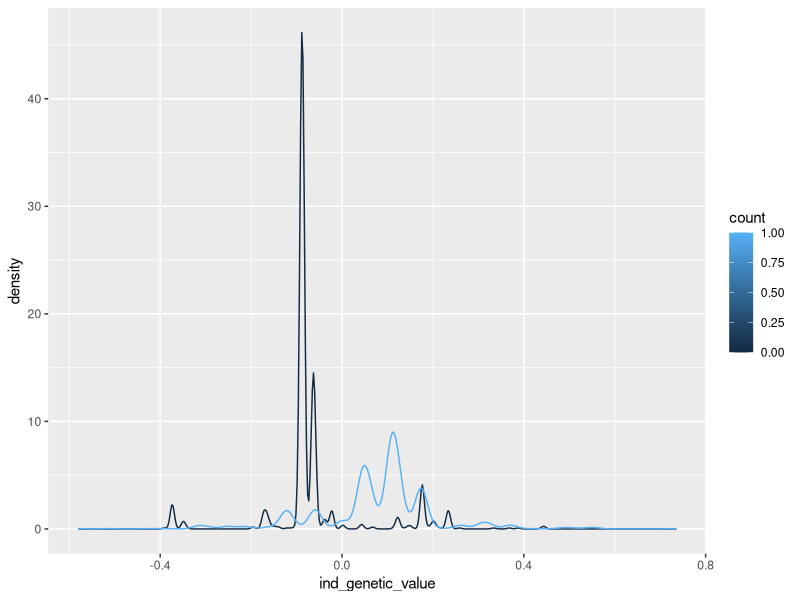
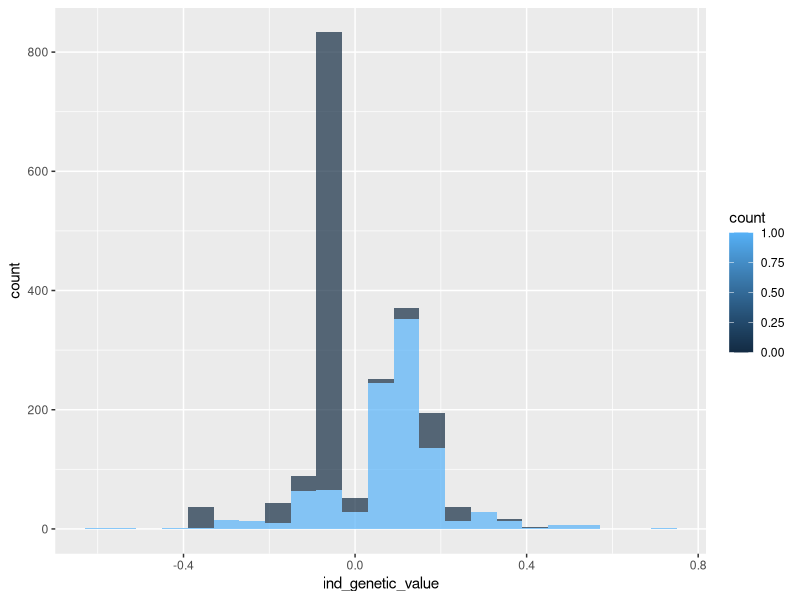
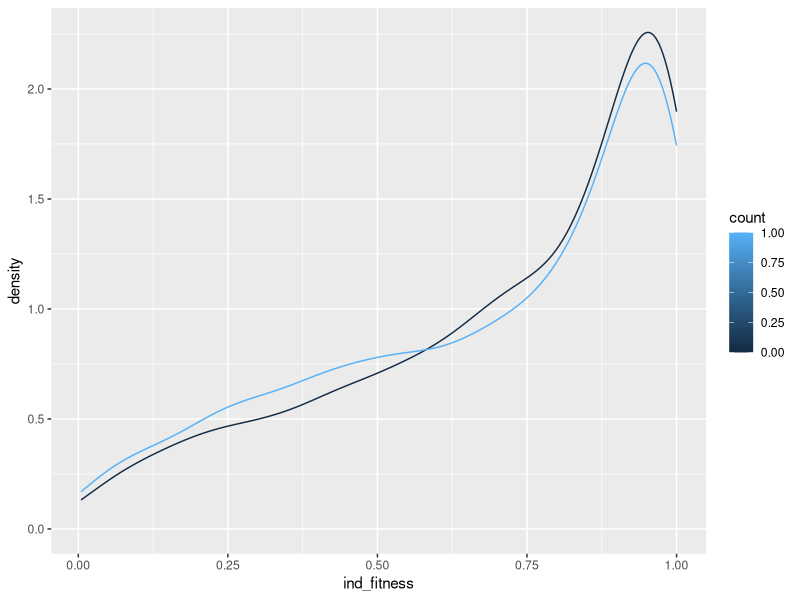
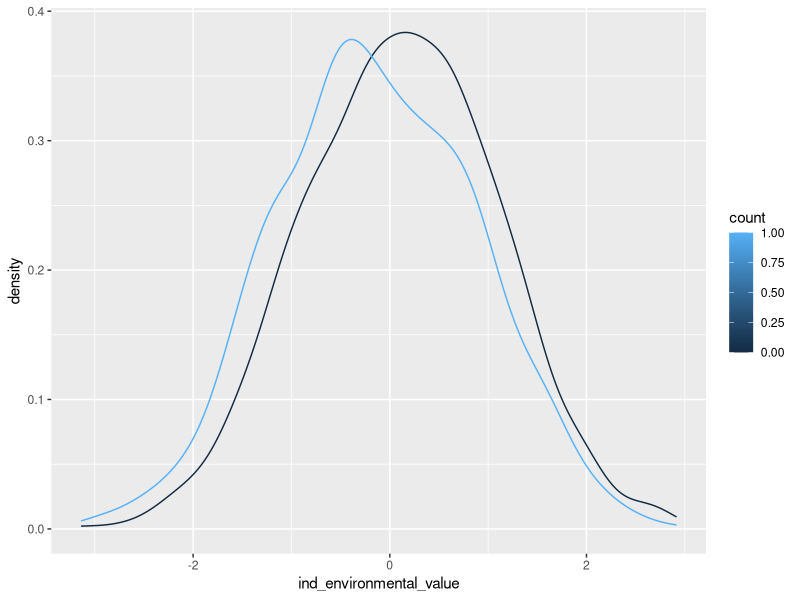
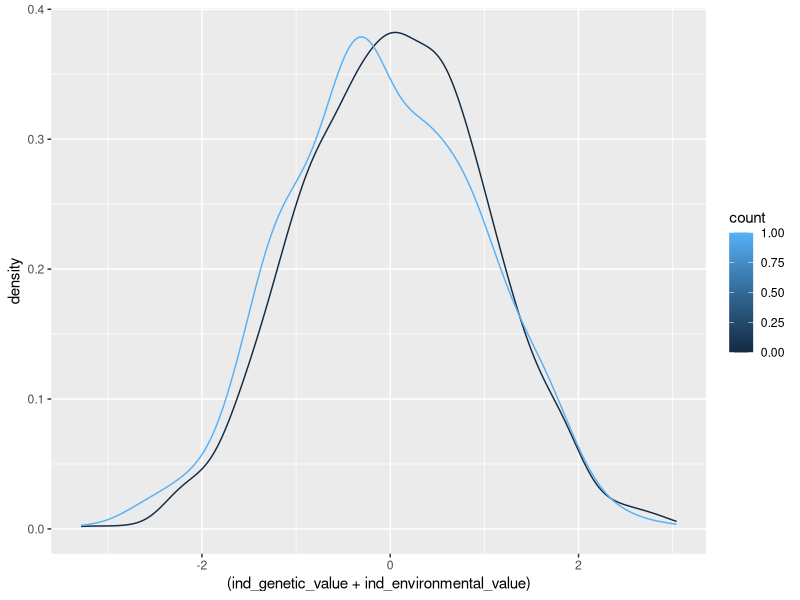
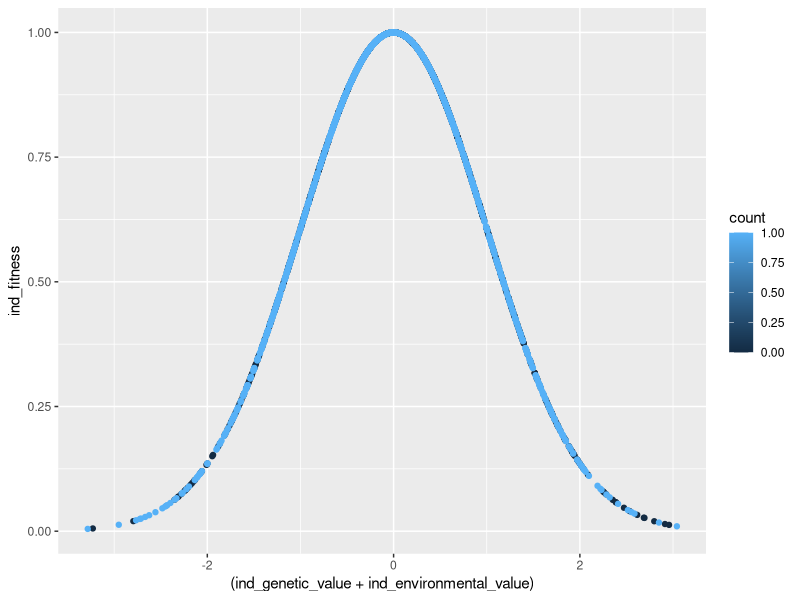
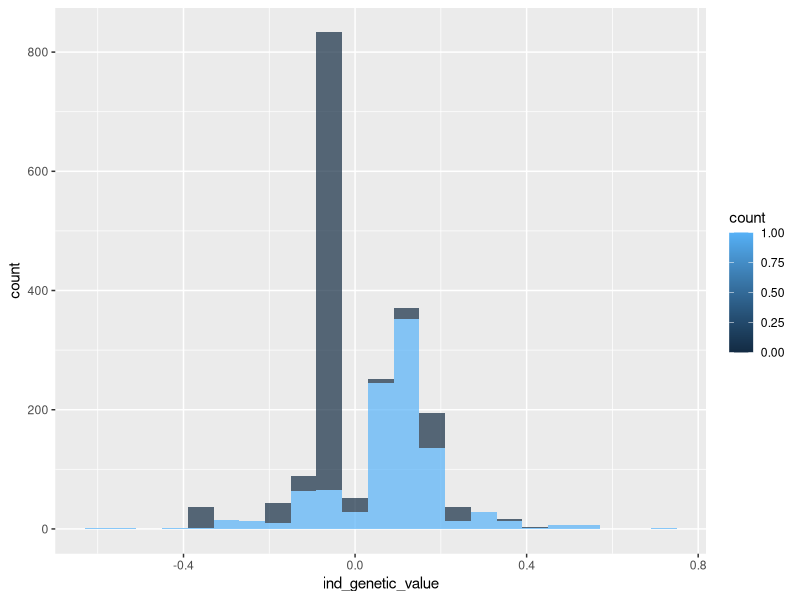
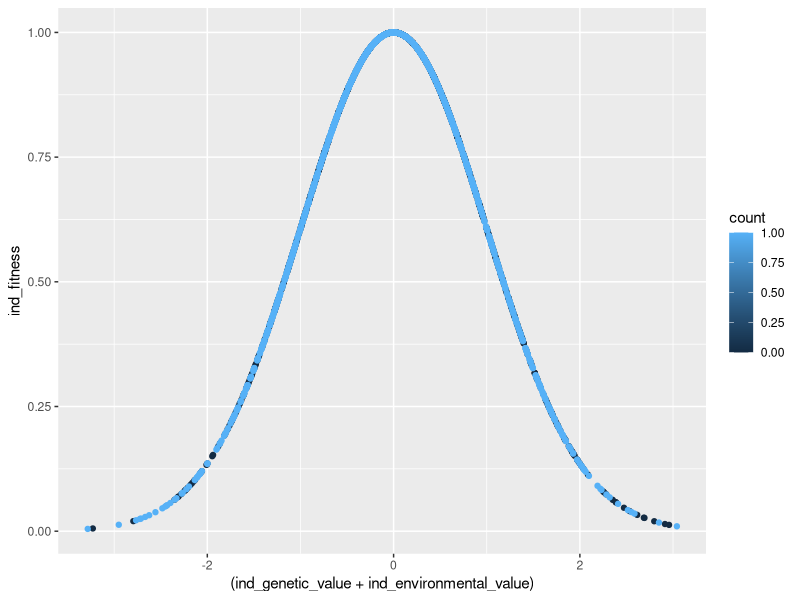

Write R code to recreate these figures, in order.
# will need to check and change working
# directory if using the r console on vscode.





# setwd("/home/paula/fwdpy11/polygenic_effect_sims/harpak_przeworski_scenarios")#of course, you don't want to have to change this for every machine you're running on.

# setting working directory to be whatever directory the file is in:
setwd(dirname(rstudioapi::getActiveDocumentContext()$path)) # https://stackoverflow.com/questions/3452086/getting-path-of-an-r-script/35842176#35842176


metadata <- read.table("harpak_przeworski_case3.txt", header = TRUE, sep = "\t")
# tried fill = TRUE here, and while it
# does remove the scan error, it doesn't change that
# metadata, when called, shows as 'not found'

# metadata

# plot(metadata$ind_genetic_value)
# install.packages("ggplot2")
library("ggplot2")
ggplot(metadata, aes(x = ind_genetic_value, group = count, color = count)) +
    geom_density()
ggplot(metadata, aes(x = ind_genetic_value, group = count, fill = count)) +
    geom_histogram(alpha = 0.7, binwidth = 0.06)
ggplot(metadata, aes(x = ind_fitness, group = count, color = count)) +
    geom_density()

# ggplot(metadata, aes(x=ind_genetic_value, y=ind_fitness)) + geom_point()
# ggplot(metadata, aes(x=ind_phenotype, y=ind_fitness, group = count)) + geom_density()




library("dplyr")

ggplot(metadata, aes(x = ind_environmental_value, group = count, color = count)) +
    geom_density()
ggplot(metadata, aes(x = (ind_genetic_value + ind_environmental_value), group = count, color = count)) +
    geom_density()


ggplot(metadata, aes(x = (ind_genetic_value + ind_environmental_value), y = ind_fitness, color = count)) +
    geom_point()


ggplot(metadata, aes(x = ind_genetic_value, group = count, fill = count)) +
    geom_histogram(alpha = 0.7, binwidth = 0.06)


# in order, what you want to see
ggplot(metadata, aes(x = (ind_genetic_value + ind_environmental_value), y = ind_fitness, color = count)) +
    geom_point()

ggplot(metadata, aes(x = ind_environmental_value, group = count, color = count)) +
    geom_density()

ggplot(metadata, aes(x = ind_genetic_value, group = count, color = count)) +
    geom_density()
